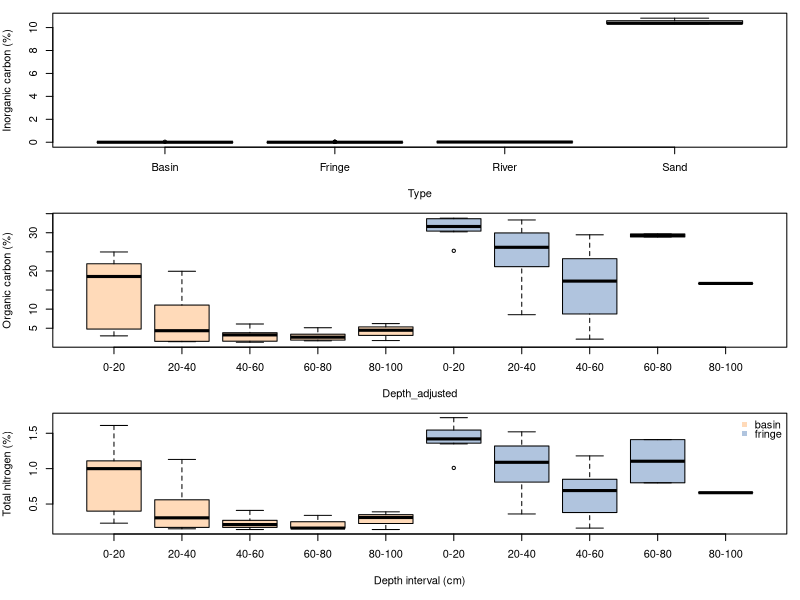
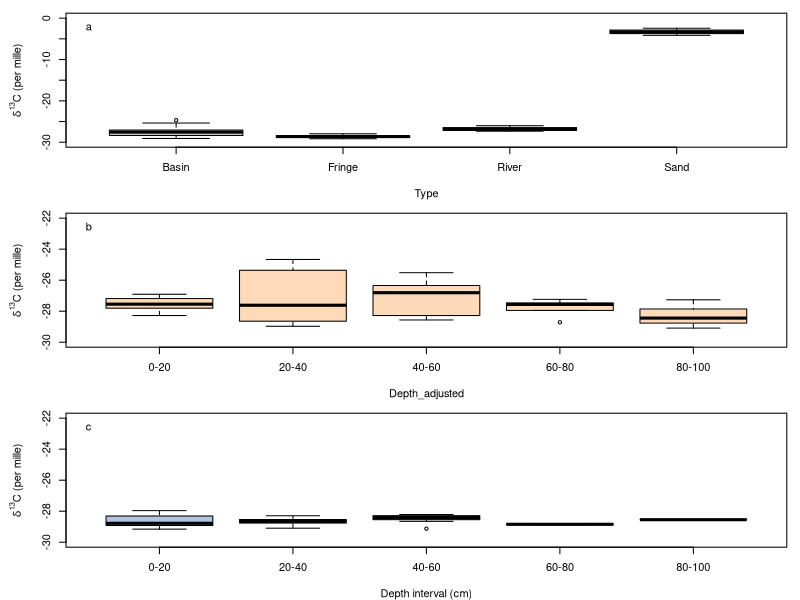
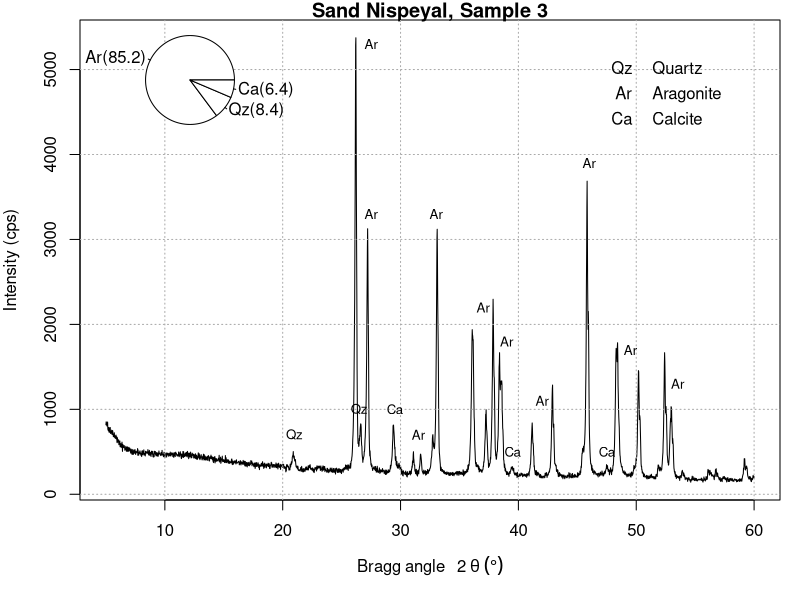
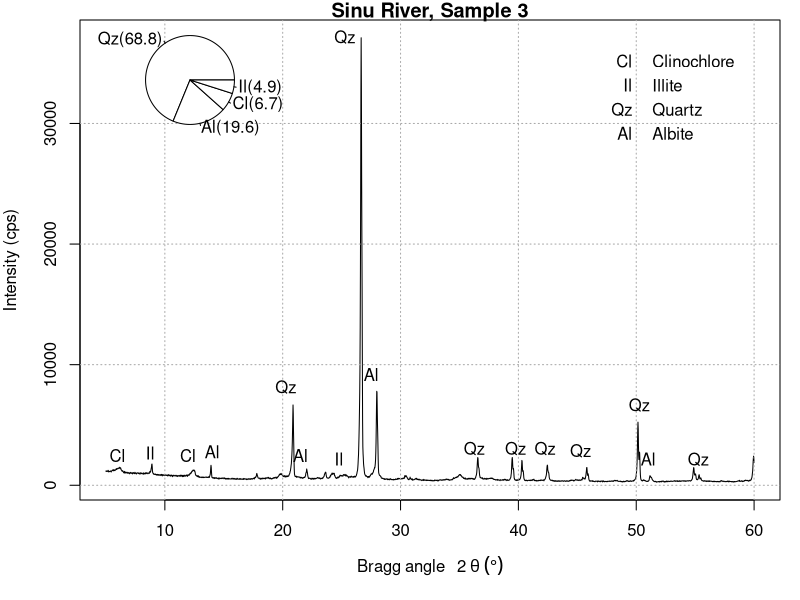
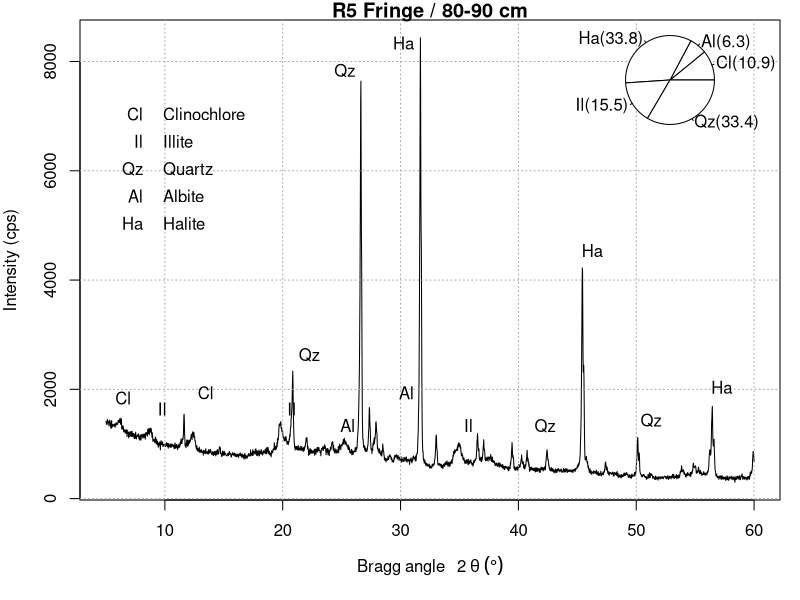
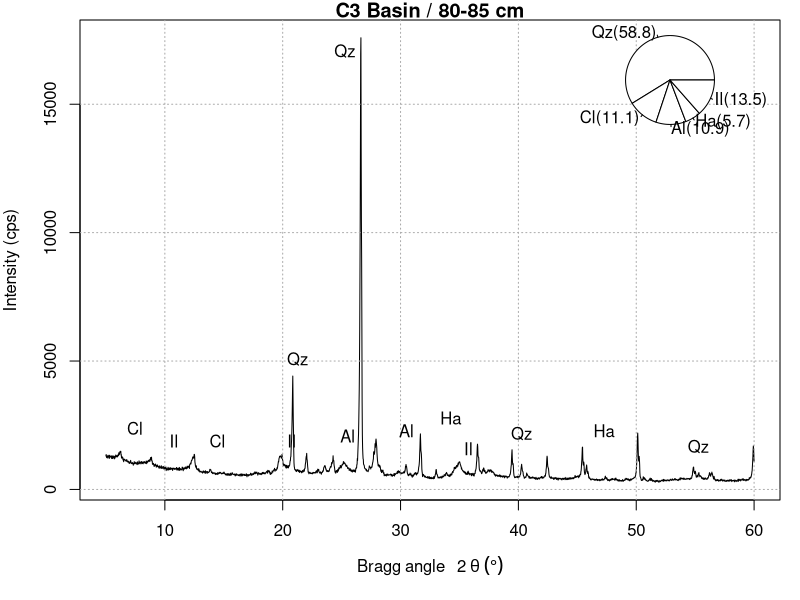

Recreate these plots in R, in order. (Note: this script raises an error after producing the figures.)
## Read the data
setwd("~/Repos/mangroveCstabilization/Code_and_Data/")
Ergebnisse<-read.csv("Ergebnisse_vereinfacht.csv", stringsAsFactors = FALSE)
C_N_13C<-read.table("C_N_13C.csv", sep=";", dec=".", header = TRUE)
TOC<-read.csv("TOC.csv")
Al_Fe<-read.csv2("Al_Fe.csv", dec=".")
Sand_3<-read.csv("Sand_3.csv")
Sinu_3<-read.csv("Sinu_3.csv")
R5_80_90<-read.csv("R5_80-90.csv")
C3_80_85<-read.csv("C3_80-85.csv")


#######################################################
# Statistical comparisons
mangroveOnly=rbind(Ergebnisse[Ergebnisse$Type=="Fringe",], Ergebnisse[Ergebnisse$Type=="Basin",]) # Exclude data from the end members
mangAlFe=Al_Fe[Al_Fe[,"Type"]=="Fringe" | Al_Fe[,"Type"]=="Basin",c("Type","Al_Sum", "Fe_Sum")] # Exclude data from the end members

# Comparison for Organic carbon
shapiro.test(mangroveOnly[mangroveOnly[,"Type"]=="Fringe","Corg"]) #Normality test
shapiro.test(mangroveOnly[mangroveOnly[,"Type"]=="Basin","Corg"])

wilcox.test(Corg~Type, data=mangroveOnly, exact=FALSE) #Non-parametric test for comparing whether samples are from the same distribution. For two samples, the test is know as 'Mann-Whitney test'.

# Comparison for total nitrogen
shapiro.test(mangroveOnly[mangroveOnly[,"Type"]=="Fringe","Ntotal"])
shapiro.test(mangroveOnly[mangroveOnly[,"Type"]=="Basin","Ntotal"])

wilcox.test(Ntotal~Type, data=mangroveOnly, exact=FALSE)

 # Comparison 13C
shapiro.test(mangroveOnly[mangroveOnly[,"Type"]=="Fringe","d13C"])
shapiro.test(mangroveOnly[mangroveOnly[,"Type"]=="Basin","d13C"])

wilcox.test(d13C~Type, data=mangroveOnly, exact=FALSE)

# Comparisons for Al and Fe oxides
shapiro.test(Al_Fe[Al_Fe[,"Type"]=="Fringe","Al_Sum"])
shapiro.test(Al_Fe[Al_Fe[,"Type"]=="Fringe","Al_Sum"])

wilcox.test(Al_Sum~Type, data=mangAlFe, exact=FALSE)

wilcox.test(Fe_Sum~Type, data=mangAlFe, exact=FALSE)


#######################################################
# Fig 2
#pdf("../Manuscript/Figures/Fig2.pdf")
par(mfrow=c(3,1))
boxplot(Cinorg~Type, data=Ergebnisse,  par(mar=c(4,4,1,1)), ylab="Inorganic carbon (%)")

boxplot(Corg~Depth_adjusted, data=Ergebnisse[1:51,],  par(mar=c(4,4,1,1)), xaxt = "n", ylab="Organic carbon (%)",
        col=c("peachpuff","peachpuff","peachpuff","peachpuff","peachpuff","lightsteelblue","lightsteelblue","lightsteelblue","lightsteelblue","lightsteelblue"))
axis(1, at=1:10, labels=c("0-20","20-40","40-60","60-80","80-100","0-20","20-40","40-60","60-80","80-100"), las=1)

boxplot(Ntotal~Depth_adjusted, data=Ergebnisse[1:51,], par(mar=c(5,4,1,1)), xaxt = "n", xlab="Depth interval (cm)",ylab="Total nitrogen (%)",
        col=c("peachpuff","peachpuff","peachpuff","peachpuff","peachpuff","lightsteelblue","lightsteelblue","lightsteelblue","lightsteelblue","lightsteelblue","rosybrown3","rosybrown3"))
axis(1, at=1:10, labels=c("0-20","20-40","40-60","60-80","80-100","0-20","20-40","40-60","60-80","80-100"), las=1)
legend("topright", c("basin", "fringe"), col = c("peachpuff","lightsteelblue"), bg = "gray90", pch=15, bty="n", y.intersp = 0.7)
par(mfrow=c(1,1))
#dev.off()

# Fig 3
#pdf("../Manuscript/Figures/Fig3.pdf")
par(mfrow=c(3,1), mar=c(4,5,1,1))
boxplot(DeltaVsPDB_Corr_13_12~Type,data=C_N_13C, ylab=expression(paste(delta^13, "C (per mille)")), ylim=c(-30,0))
legend("topleft", "a", bty="n")
boxplot(DeltaVsPDB_Corr_13_12~Depth_adjusted, data=C_N_13C[C_N_13C[,"Type"]=="Basin",], ylab=expression(paste(delta^13, "C (per mille)")), ylim=c(-30,-22),
        col="peachpuff")
legend("topleft", "b", bty="n")
boxplot(DeltaVsPDB_Corr_13_12~Depth_adjusted, data=C_N_13C[C_N_13C[,"Type"]=="Fringe",], ylab=expression(paste(delta^13, "C (per mille)")), 
        xlab="Depth interval (cm)", ylim=c(-30,-22), col="lightsteelblue")
legend("topleft", "c", bty="n")
par(mfrow=c(1,1))
#dev.off()

# Fig 4
par(mar=c(5,4,1,1))
plot(Sand_3, type="l", main="Sand Nispeyal, Sample 3", xlab=expression(Bragg~angle~~~2~theta~(degree)), ylab="Intensity (cps)")
grid(col="darkgray")
text(27.5, 5300, "Ar", cex=0.8)
text(27.5, 3300, "Ar", cex=0.8)
text(31.5, 700, "Ar", cex=0.8)
text(33, 3300, "Ar", cex=0.8)
text(37, 2200, "Ar", cex=0.8)
text(39, 1800, "Ar", cex=0.8)
text(42, 1100, "Ar", cex=0.8)
text(46, 3900, "Ar", cex=0.8)
text(49.5, 1700, "Ar", cex=0.8)
text(53.5, 1300, "Ar", cex=0.8)
text(21, 700, "Qz", cex=0.8)
text(26.5, 1000, "Qz", cex=0.8)
text(29.5, 1000, "Ca", cex=0.8)
text(39.5, 500, "Ca", cex=0.8)
text(47.5, 500, "Ca", cex=0.8)

text(50.5, 5000, "Qz", cex=1, pos = 2)
text(50.5, 5000, "Quartz", cex=1, pos = 4)
text(50.5, 4700, "Ar", cex=1, pos = 2)
text(50.5, 4700, "Aragonite", cex=1, pos = 4)
text(50.5, 4400, "Ca", cex=1, pos = 2)
text(50.5, 4400, "Calcite", cex=1, pos = 4)

par(fig=c(0,0.4,0.6,1),new=TRUE)
pie(c(0.852, 0.084, 0.064),labels = c("Ar(85.2)", "Qz(8.4)","Ca(6.4)"), col="white")
par(fig=c(0,1,0,1),new=FALSE)

plot(Sinu_3, type="l", main="Sinu River, Sample 3", xlab=expression(Bragg~angle~~~2~theta~(degree)), ylab="Intensity (cps)")
grid(col="darkgray")
text(7.5, 2300, "Cl", cex=1, pos = 2)
text(10, 2500, "Il", cex=1, pos = 2)
text(26, 2000, "Il", cex=1, pos = 2)
text(13.5, 2300, "Cl", cex=1, pos = 2)
text(15.5, 2600, "Al", cex=1, pos = 2)
text(22, 8000, "Qz", cex=1, pos = 2)
text(23, 2300, "Al", cex=1, pos = 2)
text(27, 37000, "Qz", cex=1, pos = 2)
text(29, 9000, "Al", cex=1, pos = 2)
text(38, 2900, "Qz", cex=1, pos = 2)
text(41.5, 2900, "Qz", cex=1, pos = 2)
text(44, 2900, "Qz", cex=1, pos = 2)
text(47, 2700, "Qz", cex=1, pos = 2)
text(52, 6500, "Qz", cex=1, pos = 2)
text(52.5, 2000, "Al", cex=1, pos = 2)
text(57, 2000, "Qz", cex=1, pos = 2)

text(50.5, 35000, "Cl", cex=1, pos = 2)
text(50.5, 35000, "Clinochlore", cex=1, pos = 4)
text(50.5, 33000, "Il", cex=1, pos = 2)
text(50.5, 33000, "Illite", cex=1, pos = 4)
text(50.5, 31000, "Qz", cex=1, pos = 2)
text(50.5, 31000, "Quartz", cex=1, pos = 4)
text(50.5, 29000, "Al", cex=1, pos = 2)
text(50.5, 29000, "Albite", cex=1, pos = 4)

par(fig=c(0,0.4,0.6,1),new=TRUE)
pie(c(0.688, 0.196, 0.067, 0.049),labels = c("Qz(68.8)", "Al(19.6)","Cl(6.7)","Il(4.9)"), col="white")
par(fig=c(0,1,0,1),new=FALSE)


# Fig 5
plot(R5_80_90, type="l", main="R5 Fringe / 80-90 cm", xlab=expression(Bragg~angle~~~2~theta~(degree)), ylab="Intensity (cps)")
grid(col="darkgray")

text(8, 1800, "Cl", cex=1, pos = 2)
text(11, 1600, "Il", cex=1, pos = 2)
text(15, 1900, "Cl", cex=1, pos = 2)
text(22, 1600, "Il", cex=1, pos = 2)
text(24, 2600, "Qz", cex=1, pos = 2)
text(32, 8300, "Ha", cex=1, pos = 2)
text(27, 7800, "Qz", cex=1, pos = 2)
text(27, 1300, "Al", cex=1, pos = 2)
text(32, 1900, "Al", cex=1, pos = 2)
text(48, 4500, "Ha", cex=1, pos = 2)
text(59, 2000, "Ha", cex=1, pos = 2)
text(53, 1400, "Qz", cex=1, pos = 2)
text(37, 1300, "Il", cex=1, pos = 2)
text(44, 1300, "Qz", cex=1, pos = 2)

text(9, 7000, "Cl", cex=1, pos = 2)
text(9, 7000, "Clinochlore", cex=1, pos = 4)
text(9, 6500, "Il", cex=1, pos = 2)
text(9, 6500, "Illite", cex=1, pos = 4)
text(9, 6000, "Qz", cex=1, pos = 2)
text(9, 6000, "Quartz", cex=1, pos = 4)
text(9, 5500, "Al", cex=1, pos = 2)
text(9, 5500, "Albite", cex=1, pos = 4)
text(9, 5000, "Ha", cex=1, pos = 2)
text(9, 5000, "Halite", cex=1, pos = 4)

par(fig=c(0.6,1,0.6,1),new=TRUE)
pie(c(0.109, 0.063, 0.338, 0.155,0.334),labels = c("Cl(10.9)", "Al(6.3)","Ha(33.8)","Il(15.5)","Qz(33.4)"), col="white")
par(fig=c(0,1,0,1),new=FALSE)

plot(C3_80_85, type="l", main="C3 Basin / 80-85 cm", xlab=expression(Bragg~angle~~~2~theta~(degree)), ylab="Intensity (cps)")
grid(col="darkgray")

text(9, 2300, "Cl", cex=1, pos = 2)
text(12, 1800, "Il", cex=1, pos = 2)
text(16, 1800, "Cl", cex=1, pos = 2)
text(22, 1800, "Il", cex=1, pos = 2)
text(23, 5000, "Qz", cex=1, pos = 2)
text(27, 17000, "Qz", cex=1, pos = 2)
text(27, 2000, "Al", cex=1, pos = 2)
text(32, 2200, "Al", cex=1, pos = 2)
text(36, 2700, "Ha", cex=1, pos = 2)
text(37, 1500, "Il", cex=1, pos = 2)
text(49, 2200, "Ha", cex=1, pos = 2)
text(42, 2100, "Qz", cex=1, pos = 2)
text(57, 1600, "Qz", cex=1, pos = 2)

par(fig=c(0.6,1,0.6,1),new=TRUE)
pie(c(0.588, 0.111, 0.109, 0.057,0.135),labels = c("Qz(58.8)", "Cl(11.1)","Al(10.9)","Ha(5.7)","Il(13.5)"), col="white")
par(fig=c(0,1,0,1),new=FALSE)


# Fig 6
pdf("../Manuscript/Figures/Fig6.pdf")
par(mfrow=c(2,2), mar=c(4,4,1,1))
plot(Ox_Al~Depth, data=Al_Fe,las=2,xaxt = "n",xlab="",ylab=expression('Al'[o]~(ppm)),col=c("peachpuff","peachpuff","peachpuff","peachpuff","peachpuff","lightsteelblue","lightsteelblue","lightsteelblue","lightsteelblue","lightsteelblue","rosybrown3","rosybrown3"))
axis(1, at=1:12, labels=c("0-20","20-40","40-60","60-80","80-100","0-20","20-40","40-60","60-80","80-100","Sand","River"), las=2)
plot(Dit_Al~Depth, data=Al_Fe,las=2,xaxt = "n",xlab="",ylab=expression('Al'[d]~(ppm)),col=c("peachpuff","peachpuff","peachpuff","peachpuff","peachpuff","lightsteelblue","lightsteelblue","lightsteelblue","lightsteelblue","lightsteelblue","rosybrown3","rosybrown3"))
axis(1, at=1:12, labels=c("0-20","20-40","40-60","60-80","80-100","0-20","20-40","40-60","60-80","80-100","Sand","Sinu"), las=2)
plot(Ox_Fe~Depth, data=Al_Fe,las=2,xaxt = "n", xlab="Depth interval (cm)",ylab=expression('Fe'[o]~(ppm)),col=c("peachpuff","peachpuff","peachpuff","peachpuff","peachpuff","lightsteelblue","lightsteelblue","lightsteelblue","lightsteelblue","lightsteelblue","rosybrown3","rosybrown3"))
axis(3, at=1:12, labels = FALSE)
plot(Dit_Fe~Depth, data=Al_Fe,las=2,xaxt = "n",xlab="Depth interval (cm)",ylab=expression('Fe'[d]~(ppm)),col=c("peachpuff","peachpuff","peachpuff","peachpuff","peachpuff","lightsteelblue","lightsteelblue","lightsteelblue","lightsteelblue","lightsteelblue","rosybrown3","rosybrown3"))
axis(3, at=1:12, labels = FALSE)
legend(4.5, 6.5, c("basin", "fringe", "end-members"), col = c("peachpuff","lightsteelblue","rosybrown3"), text.col = "1", bg = "gray90", pch=15, bty="n", y.intersp = 1)
par(mfrow=c(1,1))
dev.off()


# Mean values with propagated uncertainty
# For TOC
meanTOCdepth=tapply(TOC[,"TOC"], list(TOC[,"Type"], TOC[,"Depth_adjusted"]),FUN=mean)
sdTOCdepth=tapply(TOC[,"TOC"], list(TOC[,"Type"], TOC[,"Depth_adjusted"]),FUN=sd)

sumTOC=rowSums(meanTOCdepth, na.rm=TRUE)
round(sumTOC, 2)
sdTOC=apply(sdTOCdepth, 1, FUN=function(x){sqrt(sum(x^2,na.rm=TRUE))})
round(sdTOC,2)

# For Bulk density
round(mean(TOC[TOC[,"Type"]=="Basin","BulkDens"]), 2)
round(sd(TOC[TOC[,"Type"]=="Basin","BulkDens"]), 2)

round(mean(TOC[TOC[,"Type"]=="Fringe","BulkDens"]), 2)
round(sd(TOC[TOC[,"Type"]=="Fringe","BulkDens"]), 2)

